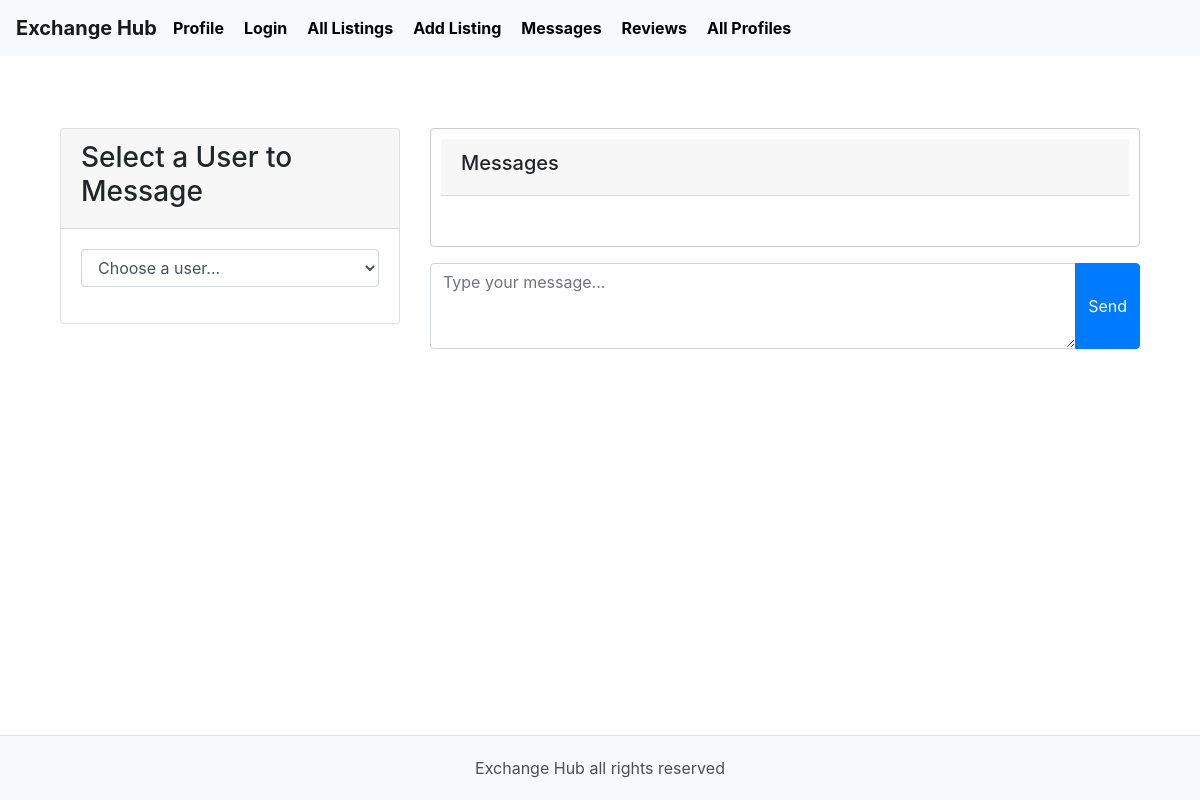
The page /get_messages?other_user_id=2 (signed in) on the database as committed earlier.
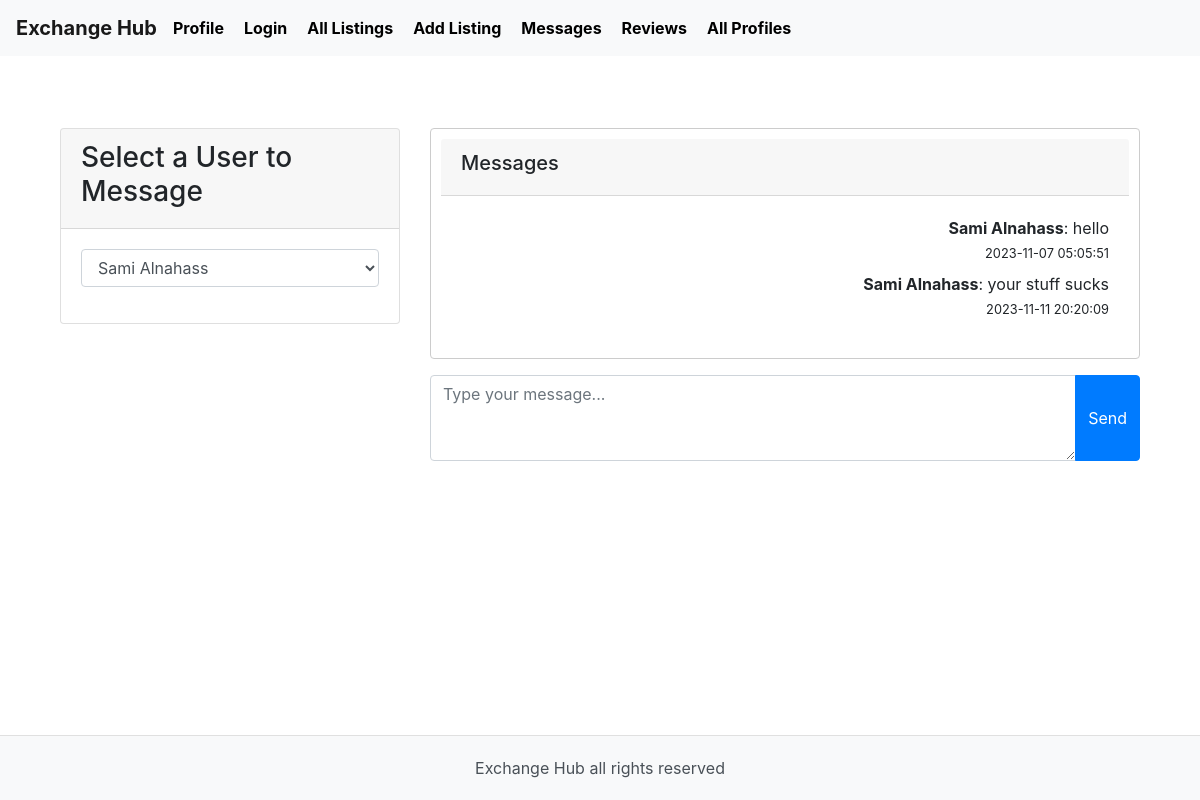
The same page on the database as committed later.
### tables this page shows
CREATE TABLE Message (
    messageID INTEGER PRIMARY KEY AUTOINCREMENT,
    senderID INTEGER,
    receiverID INTEGER,
    listingID INTEGER,
    content TEXT NOT NULL,
    sendDate DATETIME NOT NULL,
    isRead BOOLEAN NOT NULL,
    FOREIGN KEY (senderID) REFERENCES User(userID),
    FOREIGN KEY (receiverID) REFERENCES User(userID),
    FOREIGN KEY (listingID) REFERENCES Listing(listingID)
);

### app.py (the view)
@app.route('/get_messages')
def get_messages():
    user_id = session.get('user_id')
    if not user_id:
        return redirect(url_for('login'))
    conn = sqlite3.connect('database.db')
    cursor = conn.cursor()
    cursor.execute("SELECT userID, firstName || ' ' || lastName AS username FROM User WHERE userID != ?", (user_id,))
    users = cursor.fetchall()
    other_user_id = request.args.get('other_user_id')
    cursor.execute("""
        SELECT m.senderID, m.receiverID, m.content, m.sendDate,
               s.firstName || ' ' || s.lastName AS senderName,
               r.firstName || ' ' || r.lastName AS receiverName
        FROM Message m
        JOIN User s ON m.senderID = s.userID
        JOIN User r ON m.receiverID = r.userID
        WHERE (m.senderID = ? AND m.receiverID = ?) OR (m.senderID = ? AND m.receiverID = ?)
        ORDER BY m.sendDate ASC
    """, (user_id, other_user_id, other_user_id, user_id))
    messages = cursor.fetchall()
    conn.close()
    return render_template('messages.html', users=users, messages=messages, other_user_id=other_user_id)

### templates/messages.html (shortened to what this page needs)
{% extends "layout.html" %}
{% block content %}
<div class="container mt-4">
    <div class="row">
        <div class="col-md-4">
            <div class="card">
                <div class="card-header">
                    <h3>Select a User to Message</h3>
                </div>
                <div class="card-body">
                    <form action="{{ url_for('get_messages') }}" method="get">
                        <div class="form-group">
                            <select name="other_user_id" class="form-control" onchange="this.form.submit()">
                                <option value="">Choose a user...</option>
                                {% for user in users %}
                                <option value="{{ user[0] }}" {% if user[0] == other_user_id|int %} selected {% endif %}>
                                    {{ user[1] }}
                                </option>
                                {% endfor %}
                            </select>
                        </div>
                    </form>
                </div>
            </div>
        </div>
        <div class="col-md-8">
            <div class="card chat-area">
                <div class="card-header">
                    <h5>Messages</h5>
                </div>
                <div class="card-body">
                    {% for msg in messages %}
                    <div class="message mb-2">
                        {% if msg['senderID'] == user_id %}
                        <div class="sent-message text-right">
                            <strong>{{ msg[4] }}</strong>: {{ msg[2] }}
                            <div><small>{{ msg[3] }}</small></div>
                        </div>
                        {% else %}
                        <div class="received-message">
                            <strong>{{ msg[5] }}</strong> to <strong>You</strong>: {{ msg[2] }}
                            <div><small>{{ msg[3] }}</small></div>
                        </div>
                        {% endif %}
                    </div>
                    {% endfor %}
                </div>
            </div>
            <form action="{{ url_for('send_message') }}" method="post" class="mt-3">
                <div class="input-group">
                    <textarea name="message" class="form-control" placeholder="Type your message..." rows="3"></textarea>
                    <div class="input-group-append">
                        <button type="submit" class="btn btn-primary">Send</button>
                    </div>
                </div>
            </form>
        </div>
    </div>
</div>
{% endblock %}

Rows that differ between the two databases and show on the page:
added Message: msg "Sami Alnahass", content "hello", sendDate "2023-11-07 05:05:51"
added Message: msg "Sami Alnahass", content "your stuff sucks", sendDate "2023-11-11 20:20:09"
Other text that changed with them:
form field other_user_id: "Choose a user..." → "Sami Alnahass"
